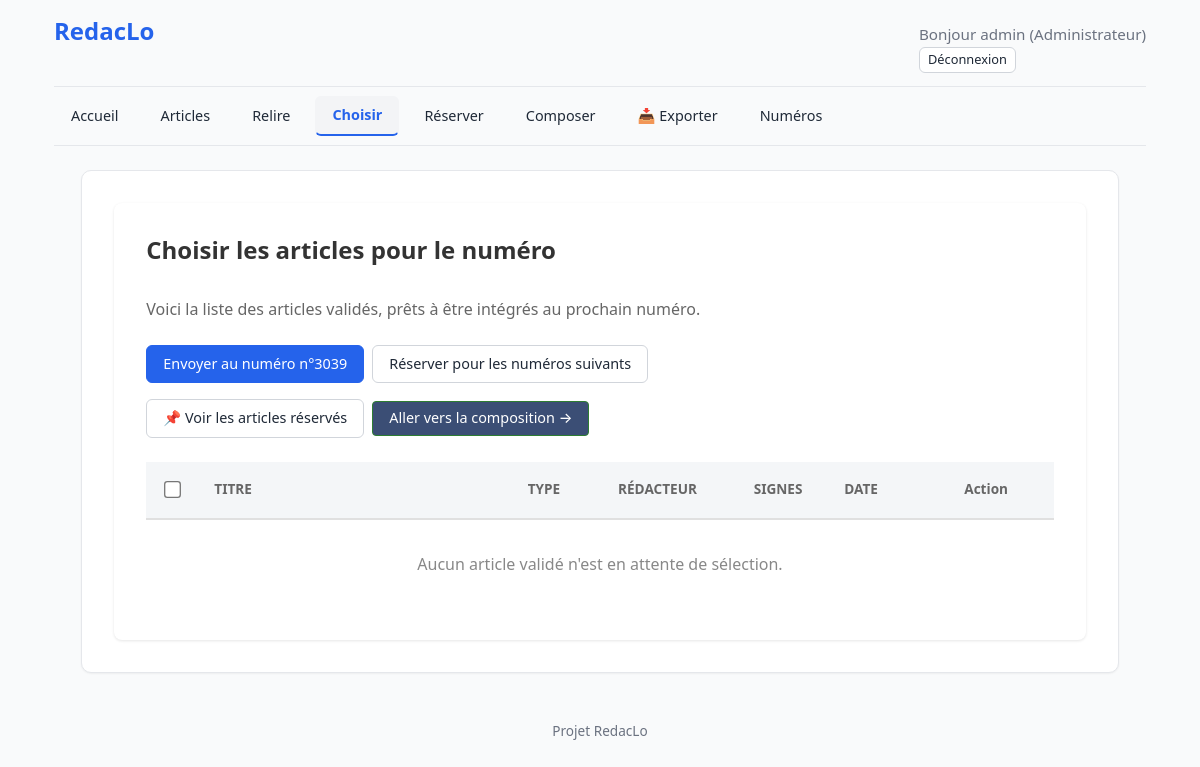
The page /publications/choisir/ (signed in) on the database its author committed.
### accounts/models.py (models this page shows, shortened)
class User(AbstractUser):
    ROLES = [
        ("admin", "Administrateur"),
        ("editeur", "Éditeur"),
        ("membre_redaction", "Membre de la rédaction"),
        ("redacteur", "Rédacteur"),
    ]
    COULEURS = [
        ("bleu", "Bleu"), ("violet", "Violet"), ("gris", "Gris ardoise"),
        ("marine", "Bleu marine"), ("orangefonce", "Orange foncé"),
        ("marron", "Marron"), ("rouge", "Rouge"), ("vert", "Vert"),
    ]
    role = models.CharField(max_length=20, choices=ROLES, default="redacteur")
    couleur = models.CharField(max_length=20, choices=COULEURS, default="bleu")
    signature_defaut = models.CharField(
        max_length=100,
        blank=True,
        help_text="Ex: 'Correspondant LO'. Laisser vide pour utiliser le Prénom Nom."
    )
    couleur = models.CharField(
        max_length=20,
        choices=COULEURS,
        default="bleu",
        help_text="Couleur utilisée pour ses annotations dans les articles.",
    )

### publications/models.py (models this page shows, shortened)
class Publication(models.Model):
    STATUTS = [
        ("en_cours", "En cours de bouclage"),
        ("gele", "Gelé"),
        ("publie", "Publié"),
    ]
    numero = models.PositiveIntegerField()
    annee = models.PositiveBigIntegerField(default=2026, verbose_name="Année")
    date = models.DateField()
    statut = models.CharField(max_length=20, choices=STATUTS, default="en_cours")
    articles = models.ManyToManyField(
        "articles.Article",
        related_name="publications",
        blank=True,
    )
    fichier_pdf = models.FileField(
        upload_to="publications/",
        blank=True,
        null=True,
    )
    date_creation = models.DateTimeField(auto_now_add=True)
    class Meta:
        ordering = ["-date"]

### publications/views/selection.py (the view, shortened to what this page needs)
# urls.py: path("choisir/", views.choisir, name="choisir"),
@role_required("editeur", "admin")
def choisir(request):
    articles = Article.objects.filter(
        statut="valide",
        statut_selection="a_choisir"
    ).order_by('-date_modification')
    paginator = Paginator(articles, 20)
    page_obj = paginator.get_page(request.GET.get('page', 1))
    numero_en_cours = Publication.objects.filter(statut="en_cours").first()
    return render(request, "publications/choisir.html", {
        'articles': page_obj.object_list,
        'page_obj': page_obj,
        'numero_en_cours': numero_en_cours,
    })

### core/context_processors.py (called while the page is built)
def notifications_non_lues(request):
    if not request.user.is_authenticated:
        return {"notifications_non_lues": 0}
    count = Notification.objects.filter(
        destinataire=request.user,
        lue=False,
    ).count()
    return {"notifications_non_lues": count}

### templates/publications/choisir.html (shortened to what this page needs)
{% extends "base.html" %}
{% load url_utils %}
{% load static %}
{% block contenu %}
<div style="background: white; padding: 2rem; border-radius: 8px; box-shadow: 0 1px 3px rgba(0,0,0,0.1); width: 100%; box-sizing: border-box;">
    <div style="display: flex; justify-content: space-between; align-items: center; margin-bottom: 2rem;">
        <h1 style="margin: 0; font-size: 1.5rem; color: #333;">Choisir les articles pour le numéro</h1>
    </div>
    <p style="margin-bottom: 1.5rem; color: #666;">
        Voici la liste des articles validés, prêts à être intégrés au prochain numéro.
    </p>
    <form method="post">
        <div class="barre-actions-mobile" style="display: flex; justify-content: space-between; align-items: center; margin-bottom: 1.5rem; flex-wrap: wrap; gap: 1rem;">
            <div style="display: flex; align-items: center; gap: 0.5rem;">
                <button type="submit" name="action" value="ajouter" class="btn btn-primary">
                    Envoyer au numéro {% if numero_en_cours %}n°{{ numero_en_cours.numero }}{% endif %}
                </button>
                <button type="submit" name="action" value="reserver" class="btn btn-secondary">
                    Réserver pour les numéros suivants
                </button>
            </div>
            <div style="display: flex; align-items: center; gap: 0.5rem;">
                <a href="{% url 'publications:articles_reserves' %}" class="btn btn-secondary">
                    📌 Voir les articles réservés
                </a>
                <a href="{% url 'publications:composition' %}" class="btn btn-tertiary">
                    Aller vers la composition &rarr;
                </a>
            </div>
        </div>
        <table class="table-responsive-cards" style="width: 100%; border-collapse: collapse; text-align: left;">
            <thead style="background-color: #f4f6f8; border-bottom: 2px solid #e0e0e0;">
                <tr>
                    <th style="width: 5%; padding: 1rem; text-align: center;">
                        <input type="checkbox" id="select-all-choisir" onclick="toggleAll(this)" style="transform: scale(1.3); cursor: pointer;" title="Tout sélectionner">
                    </th>
                    <th style="width: 35%; padding: 1rem; font-size: 0.85rem; color: #666; font-weight: 600; text-transform: uppercase;">Titre</th>
                    <th style="width: 10%; padding: 1rem; font-size: 0.85rem; color: #666; font-weight: 600; text-transform: uppercase;">Type</th>
                    <th style="width: 15%; padding: 1rem; font-size: 0.85rem; color: #666; font-weight: 600; text-transform: uppercase;">Rédacteur</th>
                    <th style="width: 10%; padding: 1rem; font-size: 0.85rem; color: #666; font-weight: 600; text-transform: uppercase;">Signes</th>
                    <th style="width: 10%; padding: 1rem; font-size: 0.85rem; color: #666; font-weight: 600; text-transform: uppercase;">Date</th>
                    <th style="width: 15%; padding: 1rem; font-size: 0.85rem; color: #666; font-weight: 600; text-align: center;">Action</th>
                </tr>
            </thead>
            <tbody>
                {% for article in articles %}
                <tr style="border-bottom: 1px solid #e0e0e0;">
                    <td style="padding: 1rem; text-align: center;">
                        <input type="checkbox" name="article_ids" value="{{ article.pk }}" style="transform: scale(1.5);">
                    </td>
                    <td data-label="Titre" style="padding: 1rem;">
                        <a href="{% url 'articles:detail_article' article.pk %}" style="color: #0056b3; text-decoration: none; font-weight: 500;">
                            {{ article.titre }}
                        </a>
                    </td>
                    <td data-label="Type" style="padding: 1rem;">
                        {{ article.get_type_article_display }}
                    </td>
                    <td data-label="Rédacteur" style="padding: 1rem; line-height: 1.2;">
                        <strong>{{ article.redacteur.get_signature }}</strong>
                        <br>
                        <small style="color: #666;">{{ article.redacteur.email }}</small>
                    </td>
                    <td data-label="Signes" style="padding: 1rem;">
                        {{ article.version_courante.nombre_signes|default:0 }}
                    </td>
                    <td data-label="Date" style="padding: 1rem;">
                        {{ article.date_modification|date:"d/m/Y" }}
                    </td>
                    <td data-label="Action" style="padding: 1rem;">
                        <div style="display: flex; gap: 0.5rem; justify-content: center; align-items: center;">
                            <form id="form-ajouter-{{ article.pk }}" method="post" action="{% url 'publications:ajouter_au_numero' article.pk %}" style="margin: 0;">
                                {% csrf_token %}
                            </form>
                            <button type="submit" form="form-ajouter-{{ article.pk }}" class="btn btn-sm btn-primary" style="width: 85px; display: flex; justify-content: center; align-items: center;">
                                Ajouter
                            </button>
                            <form id="form-annuler-{{ article.pk }}" method="post" action="{% url 'publications:annuler_validation' article.pk %}" style="margin: 0;">
                                {% csrf_token %}
                            </form>
                            <button type="submit" form="form-annuler-{{ article.pk }}" class="btn btn-sm btn-secondary" style="width: 85px; display: flex; justify-content: center; align-items: center;">
                                Annuler
                            </button>
                        </div>
                    </td>
                </tr>
                {% empty %}
                <tr>
                    <td colspan="7" style="text-align: center; padding: 2rem; color: #888;">
                        Aucun article validé n'est en attente de sélection.
                    </td>
                </tr>
                {% endfor %}
            </tbody>
        </table>
    </form>
</div>
{% endblock %}

### templates/base.html (shortened to what this page needs)
<!DOCTYPE html>
{% load static %}
<html lang="fr">
    <head>
        <link rel="stylesheet" href="{% static 'css/main.css' %}">
    </head>
    <body>
        <header>
            <div class="header-top">
                <h1 class="site-title">
                    <a href="{% url 'core:accueil' %}">RedacLo</a>
                </h1>
                {% if user.is_authenticated %}
                    <div class="user-info-container">
                        <span class="user-greeting">
                            Bonjour {{ user.username }} <span class="user-role">({{ user.get_role_display }})</span>
                        </span>
                        <form method="post" action="{% url 'logout' %}" style="margin: 0;">
                            <button type="submit" class="btn btn-sm btn-secondary" style="cursor: pointer; padding: 0.2rem 0.5rem; font-size: 0.8rem;">
                                Déconnexion
                            </button>
                        </form>
                    </div>
                {% else %}
                    <div>
                        <a href="{% url 'login' %}" class="btn btn-sm btn-primary">Connexion</a>
                    </div>
                {% endif %}
            </div>
            <nav class="main-nav">
                <div class="nav-left" id="nav-links">
                    <a href="{% url 'core:accueil' %}" class="btn btn-ghost {% if request.resolver_match.url_name == 'accueil' %}active{% endif %}">Accueil</a>
                    <a href="{% url 'articles:mes_articles' %}" class="btn btn-ghost {% if request.resolver_match.url_name == 'mes_articles' %}active{% endif %}">Articles</a>
                    {% if user.role == "editeur" or user.role == "membre_redaction" or user.role == "admin" %}
                        <a href="{% url 'reviews:a_relire' %}" class="btn btn-ghost {% if request.resolver_match.url_name == 'a_relire' %}active{% endif %}">Relire</a>
                        <a href="{% url 'publications:choisir' %}" class="btn btn-ghost {% if request.resolver_match.url_name == 'choisir' %}active{% endif %}">Choisir</a>
                        <a href="{% url 'publications:articles_reserves' %}" class="btn btn-ghost {% if request.resolver_match.url_name == 'articles_reserves' %}active{% endif %}">Réserver</a>
                        <a href="{% url 'publications:composition' %}" class="btn btn-ghost {% if request.resolver_match.url_name == 'composition' %}active{% endif %}">Composer</a>
                        <a href="{% url 'publications:exporter_index' %}" class="btn btn-ghost {% if request.resolver_match.url_name == 'exporter_index' %}active{% endif %}">📥 Exporter</a>
                        <a href="{% url 'publications:numeros' %}" class="btn btn-ghost {% if request.resolver_match.url_name == 'numeros' %}active{% endif %}">Numéros</a>
                    {% endif %}
                </div>
            </nav>
        <main class="{% block main_class %}{% endblock %}">
            {% block contenu %}{% endblock %}
        </main>
        <footer>
            <p>Projet RedacLo</p>
        </footer>
    </body>
</html>

### static/css/base.css (style rules this page uses)
:root { --c-primary: #2563eb; --c-primary-dark: #1e40af; --c-primary-soft: #dbeafe; --c-success: #16a34a; --c-success-soft: #dcfce7; --c-danger: #dc2626; --c-danger-dark: #991b1b; --c-danger-soft: #fee2e2; --c-warning: #d97706; --c-warning-soft: #fef3c7; --c-text: #1f2937; --c-text-muted: #6b7280; --c-text-light: #9ca3af; --c-bg: #f9fafb; --c-surface: #ffffff; --c-surface-alt: #f3f4f6; --c-border: #e5e7eb; --c-border-strong: #d1d5db; --s-1: 0.25rem; --s-2: 0.5rem; --s-3: 0.75rem; --s-4: 1rem; --s-5: 1.5rem; --s-6: 2rem; --s-8: 3rem; --font-sans: system-ui, -apple-system, "Segoe UI", Roboto, sans-serif; --font-serif: Georgia, "Times New Roman", serif; --radius-sm: 4px; --radius: 6px; --radius-lg: 10px; --shadow-sm: 0 1px 2px rgba(0, 0, 0, 0.05); --shadow-md: 0 4px 6px rgba(0, 0, 0, 0.07); }
*, *::before, *::after { box-sizing: border-box; }
body { margin: 0; font-family: var(--font-sans); font-size: 16px; line-height: 1.5; color: var(--c-text); background-color: var(--c-bg); }
h1, h2, h3, h4 { margin: 0 0 var(--s-3) 0; line-height: 1.25; font-weight: 600; color: var(--c-text); }
h1 { font-size: 1.5rem; color: var(--c-primary); }
p { margin: 0 0 var(--s-4) 0; }
a { color: var(--c-primary); text-decoration: none; }

### static/css/components.css (style rules this page uses)
button { font: inherit; cursor: pointer; }
.btn { display: inline-block; padding: var(--s-2) var(--s-4); font: inherit; font-size: 0.9rem; font-weight: 500; line-height: 1.4; text-align: center; text-decoration: none; border: 1px solid transparent; border-radius: var(--radius); cursor: pointer; transition: background-color 0.15s, border-color 0.15s, color 0.15s; white-space: nowrap; }
.btn-primary { background-color: var(--c-primary); color: #fff; border-color: var(--c-primary); }
.btn-secondary { background-color: var(--c-surface); color: var(--c-text); border-color: var(--c-border-strong); }
a.btn-tertiary, button.btn-tertiary { background-color: #3b4e75 !important; border: 1px solid #2e7d32 !important; color: #ffffff !important; text-decoration: none !important; display: inline-flex; align-items: center; justify-content: center; padding: 0.4rem 1rem; border-radius: 4px; font-weight: 500; cursor: pointer; transition: all 0.2s ease; }
.btn-ghost { background-color: transparent; color: var(--c-text); border-color: transparent; }
.btn-ghost.active { background-color: var(--c-surface-alt); color: var(--c-primary); font-weight: bold; border-bottom: 2px solid var(--c-primary); }
.btn-sm { padding: var(--s-1) var(--s-3); font-size: 0.85rem; }

### static/css/layout.css (style rules this page uses)
header, footer, main { max-width: 95%; margin-left: auto; margin-right: auto; padding: var(--s-4) var(--s-5); }
main { background: var(--c-surface); border: 1px solid var(--c-border); border-radius: var(--radius-lg); padding: var(--s-6); box-shadow: var(--shadow-sm); }
header { margin-bottom: 0; }
footer { margin-top: var(--s-6); padding: var(--s-4) 0; font-size: 0.85rem; color: var(--c-text-muted); text-align: center; }
.header-top { display: flex; justify-content: space-between; align-items: baseline; margin-bottom: 0.8rem; }
.site-title { margin: 0; font-size: 1.5rem; }
.site-title a { color: var(--c-primary); text-decoration: none; }
.user-greeting { margin: 0; font-size: 0.95rem; color: var(--c-text-muted); }
.main-nav { display: flex; justify-content: space-between; align-items: center; border-top: 1px solid var(--c-border); border-bottom: 1px solid var(--c-border); padding: 0.6rem 0; margin-bottom: 1.5rem; }
.nav-left { display: flex; align-items: center; gap: 0.5rem; }

### rows shown on the page
User: username "admin", role "Administrateur"
Publication: numero "3039"
